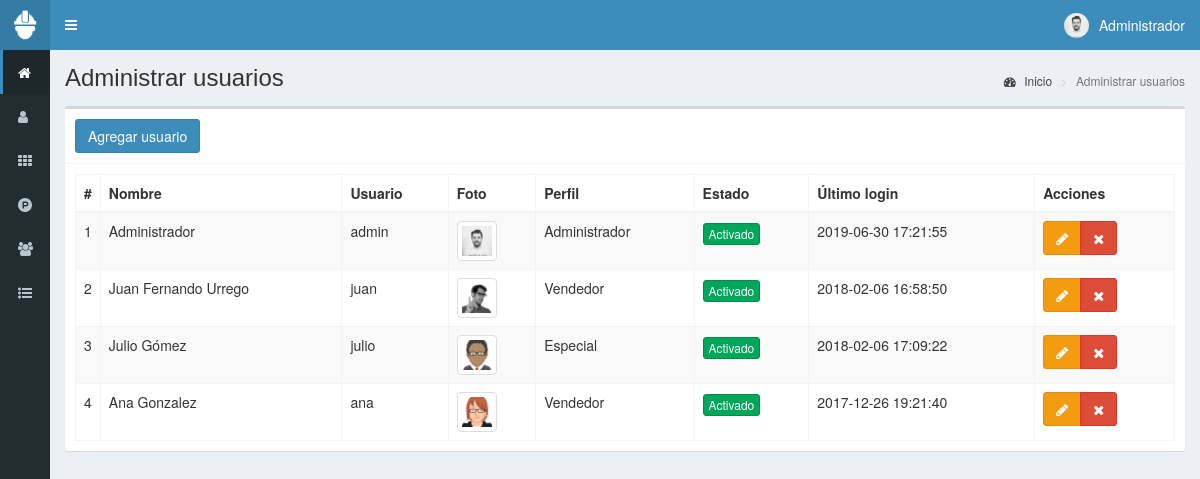
The app's page /pos/usuarios (signed in) with its own data.
### tables this page shows
CREATE TABLE IF NOT EXISTS `usuarios` (
  `id` int(11) NOT NULL AUTO_INCREMENT,
  `nombre` text NOT NULL,
  `usuario` text NOT NULL,
  `password` text NOT NULL,
  `perfil` text NOT NULL,
  `foto` text NOT NULL,
  `estado` int(11) NOT NULL,
  `ultimo_login` datetime NOT NULL,
  `fecha` timestamp NOT NULL DEFAULT CURRENT_TIMESTAMP ON UPDATE CURRENT_TIMESTAMP,
  PRIMARY KEY (`id`)
);

### pos/controladores/plantilla.controlador.php (called while the page is built)
<?php
class ControladorPlantilla{
	static public function ctrPlantilla(){
		include "vistas/plantilla.php";
	}
}

### pos/index.php (called while the page is built, shortened)
<?php
require_once "controladores/plantilla.controlador.php";
require_once "controladores/usuarios.controlador.php";
require_once "controladores/ventas.controlador.php";
require_once "modelos/usuarios.modelo.php";
$plantilla = new ControladorPlantilla();
$plantilla -> ctrPlantilla();

### pos/controladores/usuarios.controlador.php (called while the page is built, shortened)
<?php
class ControladorUsuarios{
	static public function ctrMostrarUsuarios($item, $valor){
		$tabla = "usuarios";
		$respuesta = ModeloUsuarios::MdlMostrarUsuarios($tabla, $item, $valor);
		return $respuesta;
	}
}

### pos/modelos/conexion.php (called while the page is built)
<?php
class Conexion{
	static public function conectar(){
		$link = new PDO("mysql:host=localhost;dbname=pos",
			            "root",
			            "");
		$link->exec("set names utf8");
		return $link;
	}
}

### pos/modelos/usuarios.modelo.php (called while the page is built, shortened)
<?php
require_once "conexion.php";
class ModeloUsuarios{
	static public function mdlMostrarUsuarios($tabla, $item, $valor){
		if($item != null){
			$stmt = Conexion::conectar()->prepare("SELECT * FROM $tabla WHERE $item = :$item");
			$stmt -> bindParam(":".$item, $valor, PDO::PARAM_STR);
			$stmt -> execute();
			return $stmt -> fetch();
		}else{
			$stmt = Conexion::conectar()->prepare("SELECT * FROM $tabla");
			$stmt -> execute();
			return $stmt -> fetchAll();
		}
	}
}

### pos/vistas/modulos/usuarios.php (the view, shortened to what this page needs)
<div class="content-wrapper">
  <section class="content-header">
    <h1>
      Administrar usuarios
    </h1>
    <ol class="breadcrumb">
      <li><a href="inicio"><i class="fa fa-dashboard"></i> Inicio</a></li>
      <li class="active">Administrar usuarios</li>
    </ol>
  </section>
  <section class="content">
    <div class="box">
      <div class="box-header with-border">
        <button class="btn btn-primary" data-toggle="modal" data-target="#modalAgregarUsuario">
          Agregar usuario
        </button>
      </div>
      <div class="box-body">
       <table class="table table-bordered table-striped dt-responsive tablas" width="100%">
        <thead>
         <tr>
           <th style="width:10px">#</th>
           <th>Nombre</th>
           <th>Usuario</th>
           <th>Foto</th>
           <th>Perfil</th>
           <th>Estado</th>
           <th>Último login</th>
           <th>Acciones</th>
         </tr>
        </thead>
        <tbody>
        <?php
        $item = null;
        $valor = null;
        $usuarios = ControladorUsuarios::ctrMostrarUsuarios($item, $valor);
       foreach ($usuarios as $key => $value){
          echo ' <tr>
                  <td>'.($key+1).'</td>
                  <td>'.$value["nombre"].'</td>
                  <td>'.$value["usuario"].'</td>';
                  if($value["foto"] != ""){
                    echo '<td><img src="'.$value["foto"].'" class="img-thumbnail" width="40px"></td>';
                  }else{
                    echo '<td><img src="vistas/img/usuarios/default/anonymous.png" class="img-thumbnail" width="40px"></td>';
                  }
                  echo '<td>'.$value["perfil"].'</td>';
                  if($value["estado"] != 0){
                    echo '<td><button class="btn btn-success btn-xs btnActivar" idUsuario="'.$value["id"].'" estadoUsuario="0">Activado</button></td>';
                  }else{
                    echo '<td><button class="btn btn-danger btn-xs btnActivar" idUsuario="'.$value["id"].'" estadoUsuario="1">Desactivado</button></td>';
                  }
                  echo '<td>'.$value["ultimo_login"].'</td>
                  <td>
                    <div class="btn-group">
                      <button class="btn btn-warning btnEditarUsuario" idUsuario="'.$value["id"].'" data-toggle="modal" data-target="#modalEditarUsuario"><i class="fa fa-pencil"></i></button>
                      <button class="btn btn-danger btnEliminarUsuario" idUsuario="'.$value["id"].'" fotoUsuario="'.$value["foto"].'" usuario="'.$value["usuario"].'"><i class="fa fa-times"></i></button>
                    </div>
                  </td>
                </tr>';
        }
        ?>
        </tbody>
       </table>
      </div>
    </div>
  </section>
</div>

### records on screen
usuarios: nombre "Administrador", usuario "admin", foto (picture), perfil "Administrador", ultimo_login "2019-06-30 17:21:55"
usuarios: nombre "Juan Fernando Urrego", usuario "juan", foto (picture), perfil "Vendedor", ultimo_login "2018-02-06 16:58:50"
usuarios: nombre "Julio Gómez", usuario "julio", foto (picture), perfil "Especial", ultimo_login "2018-02-06 17:09:22"
usuarios: nombre "Ana Gonzalez", usuario "ana", foto (picture), perfil "Vendedor", ultimo_login "2017-12-26 19:21:40"

### other values on screen
$_SESSION["nombre"] "Administrador"
